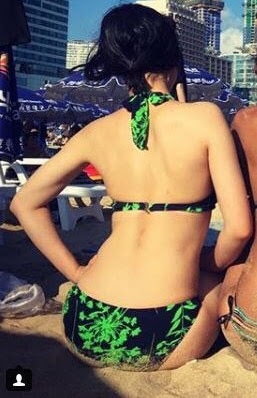
//> input picture mask2/Ih1.bmp, 257 x 398 px
$ ./mask2   (built with g++ and OpenCV 4)
//> lines starting //> are read from the running program, lines starting //| are printed output that depends on the picture; after the words box and inside, x2 and y2 are one past the last pixel; in counts of white or black regions, pixels touching at a corner belong together
// mask2.cpp : This file contains the 'main' function. Program execution begins and ends there.
//
#include "opencv2/opencv.hpp"
#include <iostream>

using namespace cv;
using namespace std;

void mask_copyTo();

int main()
{
    mask_copyTo();
    return 0;
}

void mask_copyTo()
{
    Mat src = imread("Ih1.bmp", IMREAD_COLOR);
//> src is the input picture: 398 rows x 257 cols, CV_8UC3; mean B, G, R 92.6, 107.3, 123.9
    Mat mask = imread("back2.bmp", IMREAD_GRAYSCALE);
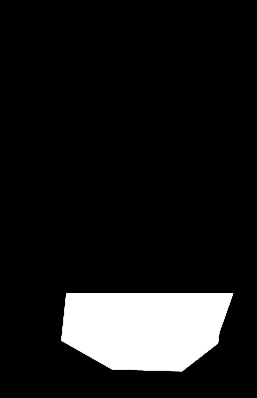
//> input picture mask2/back2.bmp, 257 x 398 px
//> mask: 398 rows x 257 cols, CV_8UC1; min 0, max 255, mean 27.8
    Mat dst = imread("20190816_161815328.jpg", IMREAD_COLOR);
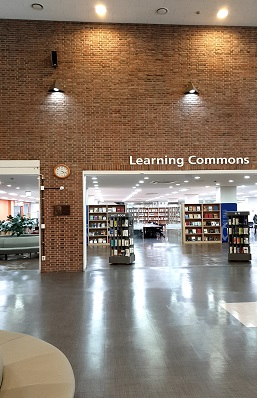
//> input picture mask2/20190816_161815328.jpg, 257 x 398 px
//> dst is the input picture: 398 rows x 257 cols, CV_8UC3; mean B, G, R 107.8, 122, 137.9

    if (src.empty() || mask.empty() || dst.empty()) {
        cerr << "Image load failed!" << endl;
        return;
    }

    src.copyTo(dst, mask);
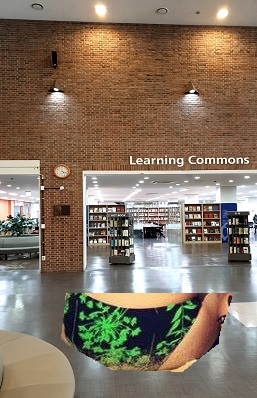
//> dst: 398 rows x 257 cols, CV_8UC3; 10.99% of pixels changed, all inside (x1, y1, x2, y2) = (61, 293, 234, 372)

    imshow("dst", dst);
    waitKey(0);
    destroyAllWindows();
}
